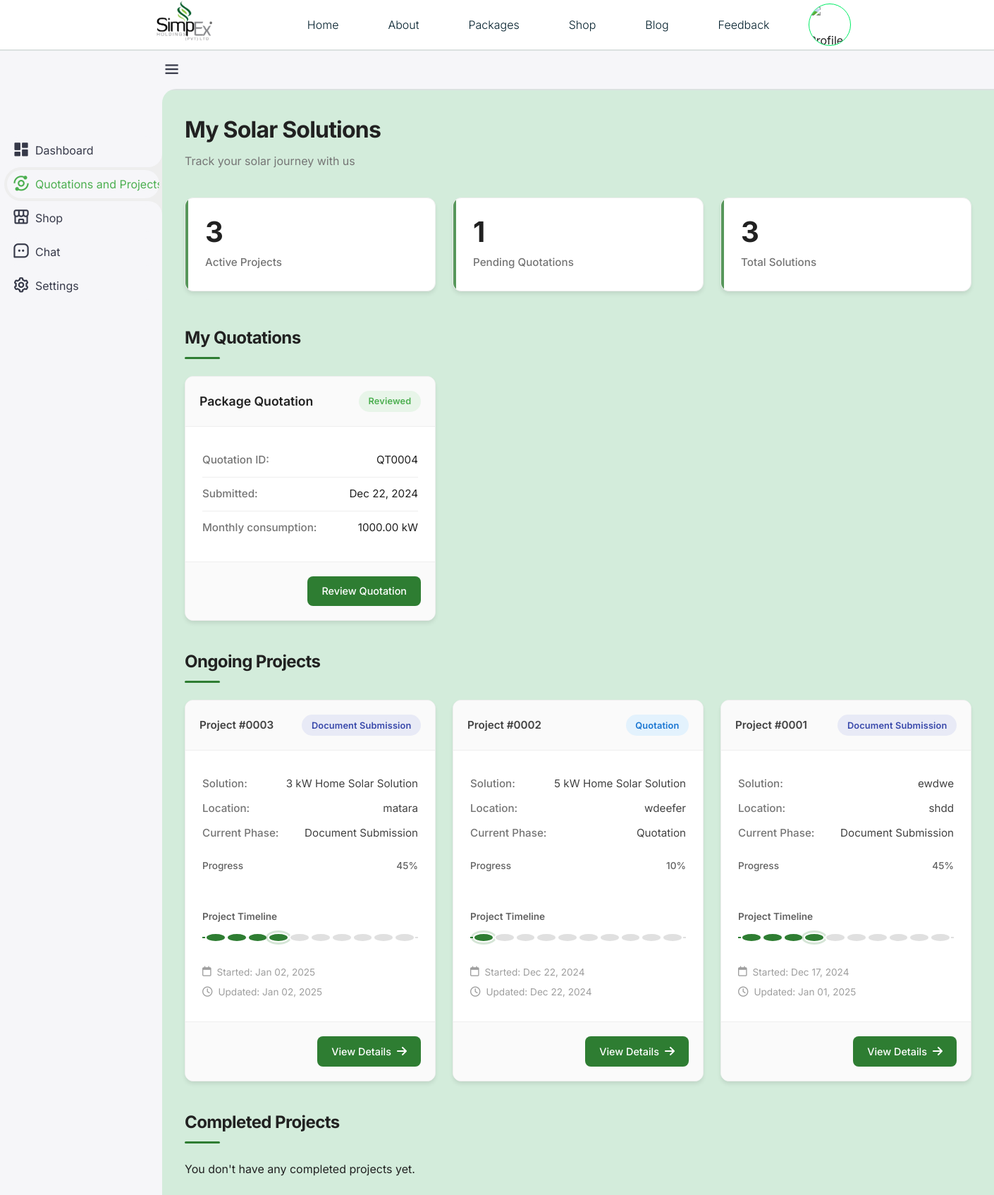
The page /client/operationDashboard (signed in) on the database its author committed.
### tables this page shows
CREATE TABLE `pre_projects` (
  `pre_project_id` int NOT NULL,
  `customer_id` int DEFAULT NULL,
  `current_phase` enum('quotation','site_visit','agreement') DEFAULT 'quotation',
  `status` enum('active','completed','cancelled') DEFAULT 'active',
  `created_at` timestamp NULL DEFAULT CURRENT_TIMESTAMP,
  `updated_at` timestamp NULL DEFAULT CURRENT_TIMESTAMP ON UPDATE CURRENT_TIMESTAMP
);

CREATE TABLE `customerquotation` (
  `quotation_id` int NOT NULL,
  `pre_project_id` int DEFAULT NULL,
  `user_id` int DEFAULT NULL,
  `package_id` int DEFAULT NULL,
  `address` text NOT NULL,
  `monthly_consumption` decimal(10,2) NOT NULL,
  `nearest_city` varchar(100) NOT NULL,
  `customizations` text,
  `created_at` timestamp NOT NULL DEFAULT CURRENT_TIMESTAMP,
  `package_type` enum('premade','custom') NOT NULL DEFAULT 'premade',
  `status` enum('pending','under_review','reviewed','accepted_by_customer','rejected_by_customer','cancelled') DEFAULT 'pending'
);

CREATE TABLE `projects` (
  `project_id` int NOT NULL,
  `pre_project_id` int DEFAULT NULL,
  `customer_id` int DEFAULT NULL,
  `quotation_id` int DEFAULT NULL,
  `agreement_id` int DEFAULT NULL,
  `package_id` int DEFAULT NULL,
  `custom_package_id` int DEFAULT NULL,
  `status` enum('active','completed','cancelled') DEFAULT NULL,
  `current_phase` enum('document_submission','first_payment','installation','final_payment','engineer_approval','grid_connection','completed') DEFAULT NULL,
  `created_at` timestamp NULL DEFAULT CURRENT_TIMESTAMP,
  `updated_at` timestamp NULL DEFAULT CURRENT_TIMESTAMP ON UPDATE CURRENT_TIMESTAMP,
  `equipment_released` tinyint(1) DEFAULT '0'
);

CREATE TABLE `package` (
  `package_id` int NOT NULL,
  `title` varchar(100) NOT NULL,
  `slug` varchar(255) DEFAULT NULL,
  `description` text,
  `price` decimal(10,2) NOT NULL,
  `warranty_years` int NOT NULL,
  `created_at` timestamp NOT NULL DEFAULT CURRENT_TIMESTAMP,
  `type` enum('on-grid','off-grid','hybrid') NOT NULL,
  `image` varchar(255) DEFAULT NULL,
  `service_charge` decimal(10,2) DEFAULT '0.00',
  `final_price` decimal(10,2) DEFAULT '0.00',
  `updated_at` timestamp NOT NULL DEFAULT CURRENT_TIMESTAMP ON UPDATE CURRENT_TIMESTAMP,
  `deleted_at` timestamp NULL DEFAULT NULL
);

### app/views/client/v_operationsDashboard.php (the view, shortened to what the rows shown need)
<?php require APPROOT.'/views/client/header.php';?>
    <link href='https://unpkg.com/boxicons@2.1.4/css/boxicons.min.css' rel='stylesheet'>
    <link rel="stylesheet" href="https://cdnjs.cloudflare.com/ajax/libs/font-awesome/6.4.2/css/all.min.css">
    <link rel="stylesheet" href="<?php echo URLROOT; ?>/css/client/operationsDashboard.css">
</head>
<body data-user-id="<?php echo $_SESSION['user_id']; ?>" data-user-role="customer" data-urlroot="<?php echo URLROOT; ?>">
    <?php require APPROOT.'/views/inc/components/topnavbar.php'; ?>
    <div class="sidebar">
        <ul class="side-menu">
            <li  ><a href="<?php echo URLROOT; ?>/client/dashboard"><i class='bx bxs-dashboard'></i>Dashboard</a></li>
            <li class="active" ><a href="<?php echo URLROOT; ?>/client/operationDashboard"><i class='bx bx-analyse'></i>Quotations and Projects</a></li>
            <li ><a href="<?php echo URLROOT; ?>/client/shop"><i class='bx bx-store-alt'></i>Shop</a></li>
            <li>
                <a href="<?php echo URLROOT; ?>/client/chat">
                    <i class='bx bx-message-square-dots'></i>Chat
                </a>
            </li>
            <li ><a href="<?php echo URLROOT; ?>/client/settings"><i class='bx bx-cog'></i>Settings</a></li>
        </ul>
    </div>
    <div class="content">
            <nav>
                <i class='bx bx-menu'></i>
            </nav>
            <div class="container">
                <div class="dashboard-header">
                    <div class="dashboard-title">
                        <h1>My Solar Solutions</h1>
                        <p>Track your solar journey with us</p>
                    </div>
                </div>
                <div class="dashboard-stats">
                    <div class="stat-card">
                        <div class="stat-value"><?php echo $data['stats']['active_projects']; ?></div>
                        <div class="stat-label">Active Projects</div>
                    </div>
                    <div class="stat-card">
                        <div class="stat-value"><?php echo $data['stats']['pending_quotations']; ?></div>
                        <div class="stat-label">Pending Quotations</div>
                    </div>
                    <div class="stat-card">
                        <div class="stat-value"><?php echo $data['stats']['total_projects']; ?></div>
                        <div class="stat-label">Total Solutions</div>
                    </div>
                </div>
                <?php if (!empty($data['quotations'])): ?>
                    <h2 class="section-title">My Quotations</h2>
                    <div class="quotations-grid">
                        <?php foreach($data['quotations'] as $quotation): ?>
                            <div class="card">
                                <div class="card-header">
                                    <div class="card-title">
                                        <?php echo $quotation->package_type === 'premade' ? 'Package Quotation' : 'Custom Solution'; ?>
                                    </div>
                                    <span class="status-pill status-<?php echo $quotation->status; ?>">
                                        <?php echo ucfirst($quotation->status); ?>
                                    </span>
                                </div>
                                <div class="card-content">
                                    <div class="card-info">
                                        <span class="card-info-label">Quotation ID:</span>
                                        <span>QT<?php echo str_pad($quotation->quotation_id, 4, '0', STR_PAD_LEFT); ?></span>
                                    </div>
                                    <div class="card-info">
                                        <span class="card-info-label">Submitted:</span>
                                        <span><?php echo date('M d, Y', strtotime($quotation->created_at)); ?></span>
                                    </div>
                                    <div class="card-info">
                                        <span class="card-info-label">Monthly consumption:</span>
                                        <span><?php echo ucfirst($quotation->monthly_consumption); ?> kW</span>
                                    </div>
                                </div>
                                <div class="card-actions">
                                    <a href="<?php echo URLROOT; ?>/client/viewQuotation/<?php echo $quotation->quotation_id; ?>"
                                    class="btn btn-primary">Review Quotation</a>
                                </div>
                            </div>
                        <?php endforeach; ?>
                    </div>
                <?php endif; ?>
                <section class="ongoing-projects">
                    <h2 class="section-title">Ongoing Projects</h2>
                    <div class="project-grid">
                        <?php
                        $ongoingProjects = [];
                        foreach ($data['ongoingProjects'] as $project) {
                            if ((!isset($project->project_status) || $project->project_status !== 'completed') &&
                                (!isset($project->current_phase) || $project->current_phase !== 'completed') &&
                                (!isset($project->project_phase) || $project->project_phase !== 'completed')) {
                                $ongoingProjects[] = $project;
                            }
                        }
                        if (empty($ongoingProjects)):
                        ?>
                            <div class="empty-message">
                                <p>You don't have any ongoing projects at the moment.</p>
                            </div>
                        <?php else: ?>
                            <?php foreach ($ongoingProjects as $project): ?>
                                <?php
                                    $phaseMapping = [
                                        'quotation' => 'quotation',
                                        'site_visit' => 'site-visit',
                                        'agreement' => 'agreement',
                                        'document_submission' => 'document-submission',
                                        'first_payment' => 'first-payment',
                                        'installation' => 'installation',
                                        'final_payment' => 'final-payment',
                                        'engineer_approval' => 'engineer-approval',
                                        'grid_connection' => 'grid-connection',
                                        'completed' => 'completed'
                                    ];
                                    $phaseClass = isset($phaseMapping[$project->current_phase]) ?
                                        $phaseMapping[$project->current_phase] : '';
                                    $phaseName = ucwords(str_replace('_', ' ', $project->current_phase));
                                ?>
                                <div class="project-card">
                                    <div class="card-header">
                                        <span class="project-id">Project #<?php echo str_pad($project->pre_project_id, 4, '0', STR_PAD_LEFT); ?></span>
                                        <span class="phase-badge <?php echo $phaseClass; ?>"><?php echo $phaseName; ?></span>
                                    </div>
                                    <div class="card-content">
                                        <div class="project-info">
                                            <p><strong>Solution:</strong> <span><?php echo $project->package_name ?? 'Custom Solution'; ?></span></p>
                                            <p><strong>Location:</strong> <span><?php echo $project->nearest_city; ?></span></p>
                                            <p><strong>Current Phase:</strong> <span><?php echo $phaseName; ?></span></p>
                                        </div>
                                        <div class="project-progress">
                                            <div class="progress-label">
                                                <span>Progress</span>
                                                <span><?php echo $project->progress_percentage; ?>%</span>
                                            </div>
                                        </div>
                                        <div class="project-timeline">
                                            <div class="timeline-title">Project Timeline</div>
                                            <div class="timeline-steps">
                                                <?php
                                                $allPhases = [
                                                    'quotation' => 'Quotation',
                                                    'site_visit' => 'Site Visit',
                                                    'agreement' => 'Agreement',
                                                    'document_submission' => 'Documents',
                                                    'first_payment' => 'First Payment',
                                                    'installation' => 'Installation',
                                                    'final_payment' => 'Final Payment',
                                                    'engineer_approval' => 'Engineer Approval',
                                                    'grid_connection' => 'Grid Connection',
                                                    'completed' => 'Completed'
                                                ];
                                                $currentPhaseIndex = array_search($project->current_phase, array_keys($allPhases));
                                                $phaseIndex = 0;
                                                foreach ($allPhases as $phaseKey => $phaseName) {
                                                    $stepClass = '';
                                                    if ($phaseIndex < $currentPhaseIndex) {
                                                        $stepClass = 'completed';
                                                    } elseif ($phaseIndex == $currentPhaseIndex) {
                                                        $stepClass = 'current';
                                                    }
                                                    echo '<div class="timeline-step ' . $stepClass . '">';
                                                    echo '</div>';
                                                    $phaseIndex++;
                                                }
                                                ?>
                                            </div>
                                        </div>
                                        <p class="date"><i class="fa-regular fa-calendar"></i> Started: <?php echo date('M d, Y', strtotime($project->created_at)); ?></p>
                                        <?php if(isset($project->updated_at) && $project->updated_at): ?>
                                        <p class="date"><i class="fa-regular fa-clock"></i> Updated: <?php echo date('M d, Y', strtotime($project->updated_at)); ?></p>
                                        <?php endif; ?>
                                    </div>
                                    <div class="card-footer">
                                        <a href="<?php echo URLROOT; ?>/client/project/<?php echo $project->pre_project_id; ?>" class="btn btn-primary">View Details <i class="fa-solid fa-arrow-right"></i></a>
                                    </div>
                                </div>
                            <?php endforeach; ?>
                        <?php endif; ?>
                    </div>
                </section>
                <section class="completed-projects">
    <h2 class="section-title">Completed Projects</h2>
    <div class="completed-projects-grid">
        <?php if (empty($data['completedProjects'])): ?>
            <div class="empty-message">
                <p>You don't have any completed projects yet.</p>
            </div>
        <?php endif; ?>
    </div>
</section>
            </div>
    </div>
<?php require APPROOT.'/views/client/footer.php';?>

### rows shown on the page
pre_projects: pre_project_id "1", pre_project_id "0001", projects.current_phase "Document Submission", package.title "ewdwe", customerquotation.nearest_city "shdd", progress_percentage "45", created_at "Dec 17, 2024", updated_at "Jan 01, 2025"
customerquotation: package_type "Package Quotation", status "Reviewed", quotation_id "0004", created_at "Dec 22, 2024", monthly_consumption "1000.00", pre_project.pre_project_id "0002", pre_project.current_phase "Quotation", package.title "5 kW Home Solar Solution", nearest_city "wdeefer", progress_percentage "10", pre_project.created_at "Dec 22, 2024", pre_project.updated_at "Dec 22, 2024"
pre_projects: pre_project_id "0003", projects.current_phase "Document Submission", package.title "3 kW Home Solar Solution", customerquotation.nearest_city "matara", progress_percentage "45", created_at "Jan 02, 2025", updated_at "Jan 02, 2025"

### other values the page prints
$data['stats']['active_projects'] "3"
$data['stats']['total_projects'] "3"
